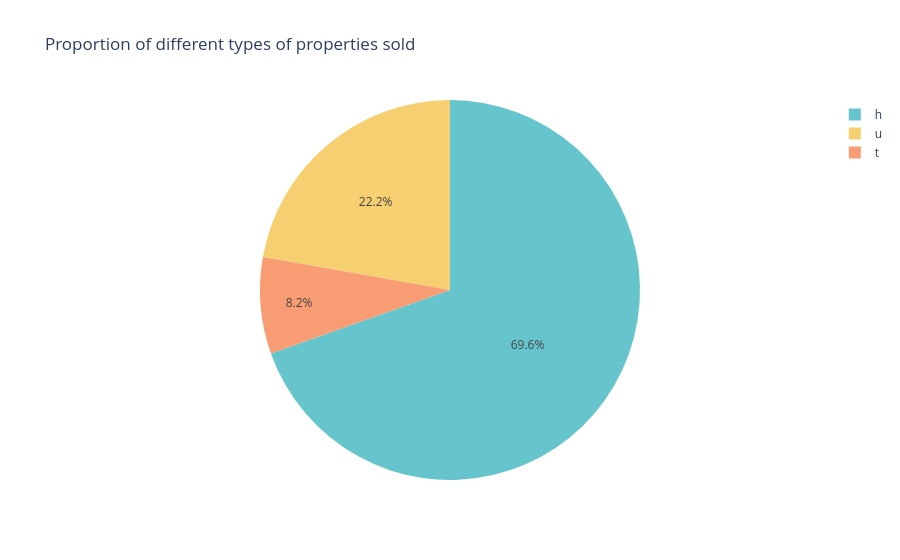

The notebook cell saved with this chart:
### Code cell
# Visualising the proportion of different property types
px.pie(data, names="Type", title="Proportion of different types of properties sold",
       color_discrete_sequence=px.colors.qualitative.Pastel)

### Figure 1 — Plotly figure (JSON) as saved in the notebook; plotly's stock layout.template omitted (floating-point values rounded to 4 significant figures; data arrays with more than 128 entries replaced by an {"elided": "..."} marker saying what was removed)
{"data": [{"domain": {"x": [0.0, 1.0], "y": [0.0, 1.0]}, "hovertemplate": "Type=%{label}<extra></extra>", "labels": {"elided": "13580 str values"}, "legendgroup": "", "name": "", "showlegend": true, "type": "pie"}], "layout": {"legend": {"tracegroupgap": 0}, "piecolorway": ["rgb(102, 197, 204)", "rgb(246, 207, 113)", "rgb(248, 156, 116)", "rgb(220, 176, 242)", "rgb(135, 197, 95)", "rgb(158, 185, 243)", "rgb(254, 136, 177)", "rgb(201, 219, 116)", "rgb(139, 224, 164)", "rgb(180, 151, 231)", "rgb(179, 179, 179)"], "title": {"text": "Proportion of different types of properties sold"}}}
